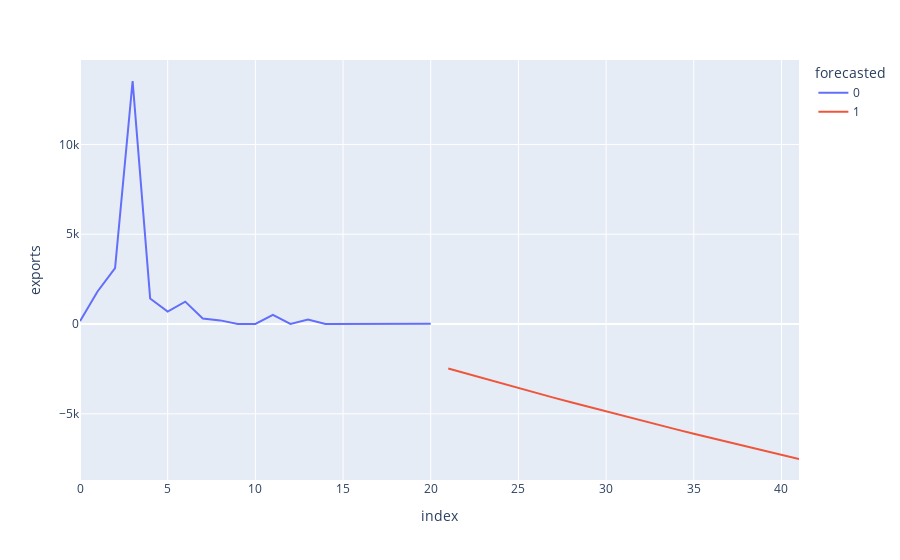

Notebook code cell kept with this figure:
### Code cell
px.line(trends, y='exports', color='forecasted')

### Figure 1 — Plotly figure (JSON) as saved in the notebook; plotly's stock layout.template omitted (floating-point values rounded to 4 significant figures)
{"data": [{"hovertemplate": "forecasted=0<br>index=%{x}<br>exports=%{y}<extra></extra>", "legendgroup": "0", "line": {"color": "#636efa", "dash": "solid"}, "marker": {"symbol": "circle"}, "mode": "lines", "name": "0", "orientation": "v", "showlegend": true, "type": "scatter", "x": [0, 1, 2, 3, 4, 5, 6, 7, 8, 9, 10, 11, 12, 13, 14, 15, 16, 17, 18, 19, 20], "xaxis": "x", "y": [163, 1815, 3114, 13535, 1426, 699, 1248, 310, 204, 0, 3, 508, 4, 251.0, 0, 2.011, 3.289, 6.857, 16.85, 18.1, 13.97], "yaxis": "y"}, {"hovertemplate": "forecasted=1<br>index=%{x}<br>exports=%{y}<extra></extra>", "legendgroup": "1", "line": {"color": "#EF553B", "dash": "solid"}, "marker": {"symbol": "circle"}, "mode": "lines", "name": "1", "orientation": "v", "showlegend": true, "type": "scatter", "x": [21, 22, 23, 24, 25, 26, 27, 28, 29, 30, 31, 32, 33, 34, 35, 36, 37, 38, 39, 40, 41], "xaxis": "x", "y": [-2479.0, -2756.0, -3029.0, -3300.0, -3569.0, -3834.0, -4098.0, -4358.0, -4616.0, -4871.0, -5124.0, -5374.0, -5621.0, -5866.0, -6109.0, -6349.0, -6587.0, -6823.0, -7056.0, -7287.0, -7515.0], "yaxis": "y"}], "layout": {"legend": {"title": {"text": "forecasted"}, "tracegroupgap": 0}, "margin": {"t": 60}, "xaxis": {"anchor": "y", "domain": [0, 1], "title": {"text": "index"}}, "yaxis": {"anchor": "x", "domain": [0, 1], "title": {"text": "exports"}}}}
